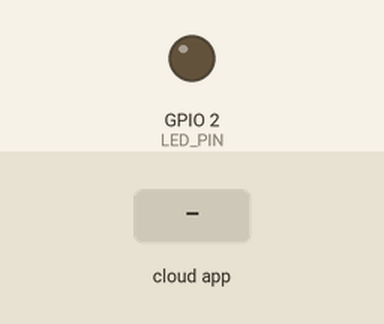
Recording of a sketch running on a simulated ESP32. Shown: output pins drawn as LEDs (lit = HIGH). The inputs (shaded band) are chosen by the test bench. WiFi joins after 1.5 s; servers stay silent unless stated; what the sketch prints to the serial monitor is not drawn.

Above: at 2.7 s.
2.8 s: the phone or cloud app sets esp_001 to 1
At 3.7 s:
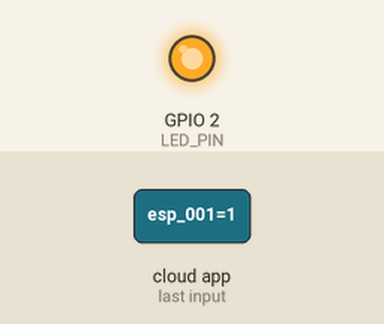
4.3 s: the phone or cloud app sets esp_001 to 0
At 4.8 s:
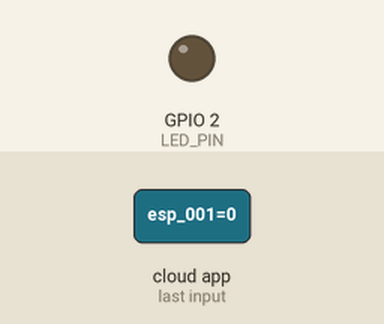
Timing chart, 0 to 7.3 s (numbered marks = the images above; inputs shaded):
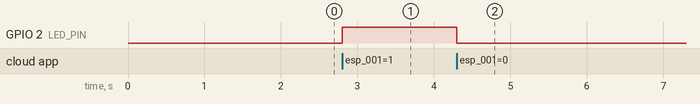

The sketch:

test-control-led-by-firebase.ino
```cpp
#include <WiFi.h>
#include <Firebase_ESP_Client.h>

#define WIFI_SSID "SSID"
#define WIFI_PASSWORD "Password"

#define API_KEY "api key"
#define DATABASE_URL "database url"

#define USER_EMAIL "email"
#define USER_PASSWORD "password"

#define LED_PIN 2

FirebaseData stream;
FirebaseAuth auth;
FirebaseConfig config;
bool streamStarted = false;

void setup()
{
    Serial.begin(115200);

    pinMode(LED_PIN, OUTPUT);
    digitalWrite(LED_PIN, LOW);

    WiFi.begin(WIFI_SSID, WIFI_PASSWORD);

    while (WiFi.status() != WL_CONNECTED)
    {
        delay(500);
        Serial.print(".");
    }

    Serial.println("\nWiFi Connected");

    config.api_key = API_KEY;
    config.database_url = DATABASE_URL;

    auth.user.email = USER_EMAIL;
    auth.user.password = USER_PASSWORD;

    Serial.println("Starting Firebase...");

    Firebase.begin(&config, &auth);
    Firebase.reconnectWiFi(true);

    Serial.println("Firebase.begin finished");
}

void loop()
{
    if (Firebase.ready())
    {
        if (!streamStarted)
        {
            if (Firebase.RTDB.beginStream(&stream, "/devices/esp_001"))
            {
                streamStarted = true;
                Serial.println("Stream started");
            }
            else
            {
                Serial.println(stream.errorReason());
            }
        }

        if (streamStarted)
        {
            if (Firebase.RTDB.readStream(&stream))
            {
                if (stream.streamAvailable())
                {
                    Serial.println(stream.dataType());
                    Serial.println(stream.boolData());
                    digitalWrite(LED_PIN, stream.boolData() ? 1 : 0);
                }
            }else {
                Serial.println(stream.errorReason());
            }
        }
    }
}
```

Measured:
- after the input at 2.8 s, GPIO 2 (LED_PIN): LOW → HIGH at once
- after the input at 4.3 s, GPIO 2 (LED_PIN): HIGH → LOW at once
